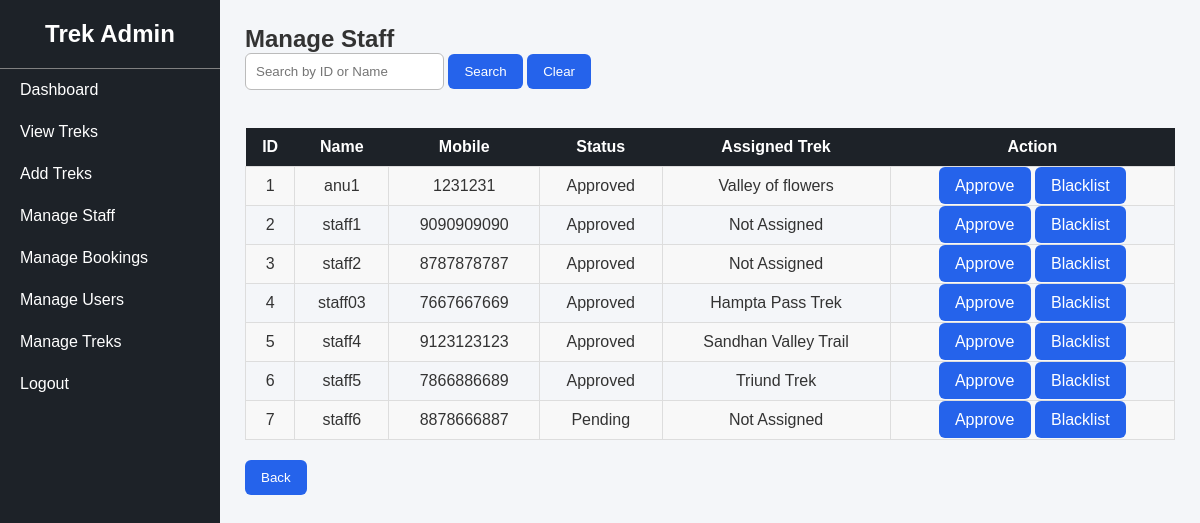
Screenshot of /manage_staff (signed in) with the database file from the repository.
### tables this page shows
CREATE TABLE staff(
                 id INTEGER PRIMARY KEY AUTOINCREMENT,
                 name TEXT NOT NULL,
                 mobile INTEGER,
                 assigned_trek TEXT ,
                 status TEXT NOT NULL);

### app.py (the view)
@app.route("/manage_staff")
def manage_staff():
    if "user" not in session or session["user"] != "admin":
        return "Access Denied"
    conn = get_db_connnection()
    search = request.args.get("search", "")
    if search:
        staff = conn.execute("""
            SELECT *
            FROM staff
            WHERE name LIKE ?
            OR CAST(id AS TEXT) LIKE ?
        """, ("%" + search + "%", "%" + search + "%")).fetchall()
    else:
        staff = conn.execute("""
            SELECT *
            FROM staff
        """).fetchall()
    conn.close()
    return render_template("manage_staff.html", staff=staff)

### app.py (called while the page is built)
def get_db_connnection():
    conn = sqlite3.connect("database.db")
    conn.row_factory =sqlite3.Row
    return conn

### templates/manage_staff.html
{% extends "admin_base.html" %}
{% block content %}
<h2>Manage Staff</h2>
<form method="GET">
    <input
        type="text"
        name="search"
        placeholder="Search by ID or Name">
    <button type="submit" class="sbtn">
        Search
    </button>
    <a href="/manage_staff">
    <button type="button" class="sbtn"> Clear </button>
    </a>
</form>
<br>
<table>
<tr>
    <th>ID</th>
    <th>Name</th>
    <th>Mobile</th>
    <th>Status</th>
    <th>Assigned Trek</th>
    <th>Action</th>
</tr>
{% for s in staff %}
<tr>
    <td>{{ s["id"] }}</td>
    <td>{{ s["name"] }}</td>
    <td>{{ s["mobile"] }}</td>
    <td>{{ s["status"] }}</td>
    <td>{{ s["assigned_trek"] }}</td>
    <td>
        <a href="/approve_staff/{{ s['id'] }}" class="btn btn-success">Approve</a>
        <a href="/blacklist_staff/{{ s['id'] }}" class="btn btn-danger">Blacklist</a>
    </td>
</tr>
{% endfor %}
</table>
<a href="/admin_dashboard"><button type="button" class="sbtn" style="margin-top: 20px;">Back</button></a>
{% endblock %}

### static/css/style.css (style rules this page uses)
* { margin:0; padding:0; box-sizing:border-box; }
body { font-family:Arial, Helvetica, sans-serif; background:#f4f6f9; color:#333; }
#form_div button, .sbtn { background:#2563eb; color:white; border:none; padding:10px 16px; border-radius:6px; cursor:pointer; text-decoration:none; }
.btn { background:#2563eb; color:white; border:none; padding:10px 16px; border-radius:6px; cursor:pointer; text-decoration:none; width: 100%; }
table { width:100%; border-collapse:collapse; margin-top:20px; }
table th { background:#1D2228; color:white; padding:10px; }
table td { padding:10px; border:1px solid #ddd; text-align:center; }
table tr:nth-child(even) { background:#f8f8f8; }
input, select, textarea { padding:10px; border:1px solid #bbb; border-radius:6px; }

### rows the page displays
staff: id "1", name "anu1", mobile "1231231", status "Approved", assigned_trek "Valley of flowers"
staff: id "2", name "staff1", mobile "9090909090", status "Approved", assigned_trek "Not Assigned"
staff: id "3", name "staff2", mobile "8787878787", status "Approved", assigned_trek "Not Assigned"
staff: id "4", name "staff03", mobile "7667667669", status "Approved", assigned_trek "Hampta Pass Trek"
staff: id "5", name "staff4", mobile "9123123123", status "Approved", assigned_trek "Sandhan Valley Trail"
staff: id "6", name "staff5", mobile "7866886689", status "Approved", assigned_trek "Triund Trek"
staff: id "7", name "staff6", mobile "8878666887", status "Pending", assigned_trek "Not Assigned"
